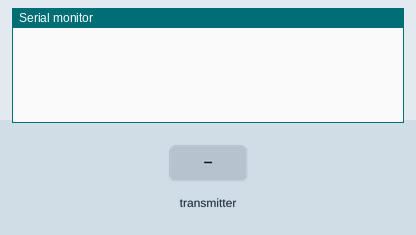
A sketch run on a simulated Arduino Uno, built with avr-gcc and run on an emulated ATmega328P. Parts: the last lines printed to the serial monitor. The test bench sets the inputs (shaded band). No radio packets arrive unless stated.

Above: at 1.2 s.
1.3 s: the transmitter starts sending datos.0 = 0
At 1.42 s:
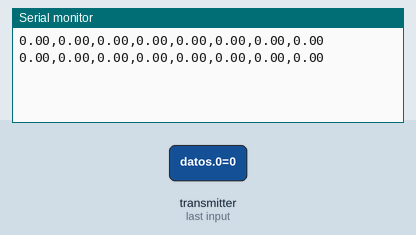
3.2 s: the transmitter starts sending datos.1 = 25
At 3.26 s:
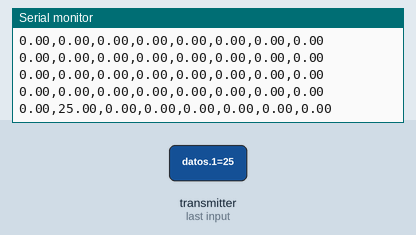
6.2 s: the transmitter starts sending datos.2 = 100
At 6.25 s:
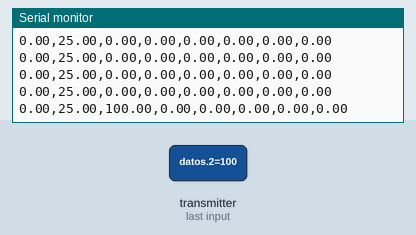
9.2 s: the transmitter starts sending datos.3 = 25
At 9.24 s:
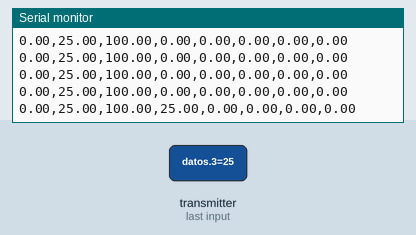
12.2 s: the transmitter starts sending datos.4 = 25
At 12.23 s:
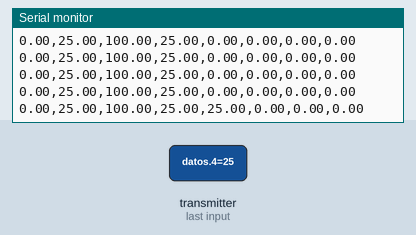
13.7 s: the transmitter starts sending datos.5 = 100
At 13.76 s:
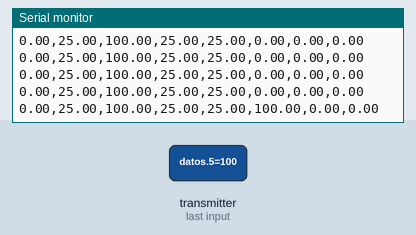

Measured:
- after the input at 1.3 s, the serial monitor: prints a new line after 0.05 s (image 1)
- after the input at 3.2 s, the serial monitor: prints a new line after 0.05 s (image 2)
- after the input at 6.2 s, the serial monitor: prints a new line at once (image 3)
- after the input at 9.2 s, the serial monitor: prints a new line at once (image 4)
- after the input at 12.2 s, the serial monitor: prints a new line at once (image 5)
- after the input at 13.7 s, the serial monitor: prints a new line after 0.05 s (image 6)

The sketch:

Programa_integrado_RX.ino
```cpp
#include <SPI.h>
#include <RF24.h>

RF24 radio(10, 8); // CE, CSN
const byte address[6] = "00001";

float ALTITUD, AcX, AcY, AcZ, GyX, GyY, GyZ, TEMPERATURA;

void setup()
{
  Serial.begin(9600);
  radio.begin();
  radio.openReadingPipe(0, address);
  radio.setChannel(101);
  radio.setDataRate(RF24_250KBPS);
  radio.setPALevel(RF24_PA_MAX);
  radio.startListening();
}

void loop()
{
  if (radio.available())
  {
    float datos[8];
    radio.read(datos, sizeof(datos));
    ALTITUD = datos[0];
    AcX = datos[1];
    AcY = datos[2];
    AcZ = datos[3];
    GyX = datos[4];
    GyY = datos[5];
    GyZ = datos[6];
    TEMPERATURA = datos[7];

    Serial.print(ALTITUD);
    Serial.print(",");
    Serial.print(AcX);
    Serial.print(",");
    Serial.print(AcY);
    Serial.print(",");
    Serial.print(AcZ);
    Serial.print(",");
    Serial.print(GyX);
    Serial.print(",");
    Serial.print(GyY);
    Serial.print(",");
    Serial.print(GyZ);
    Serial.print(",");
    Serial.println(TEMPERATURA);
  }
  delay(50);
}
```
